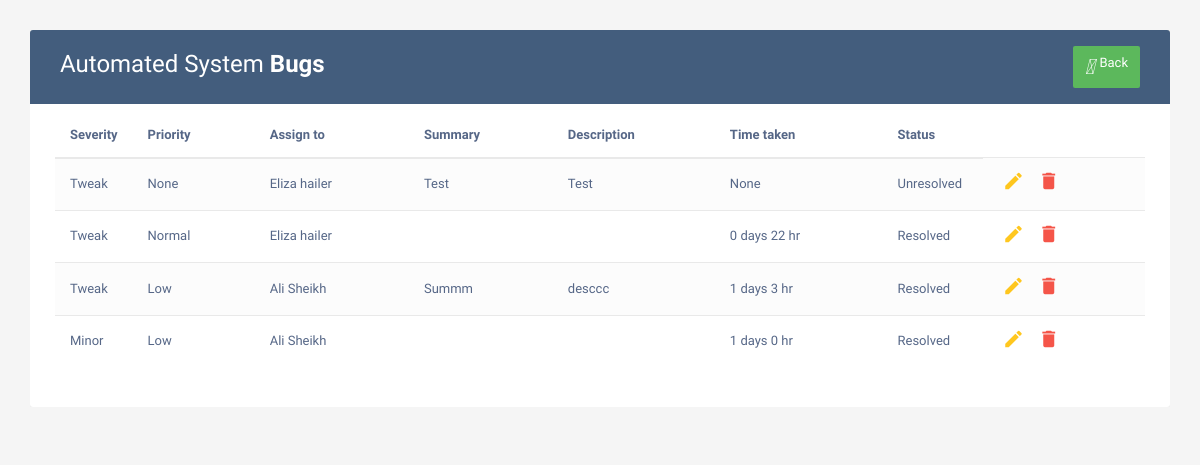
/viewproject/20 (signed in), run on an earlier commit of the app's database.
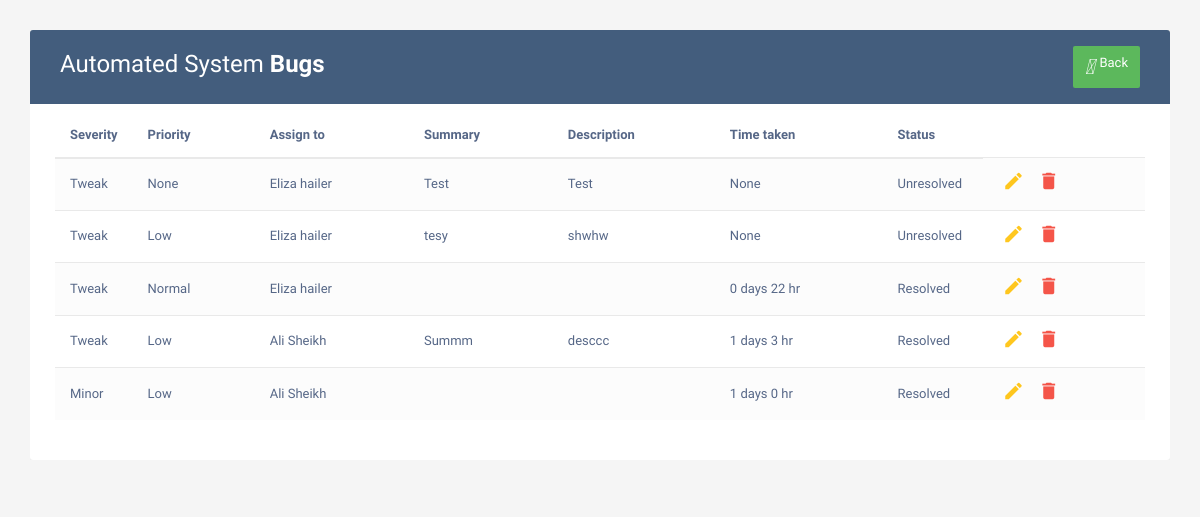
And on a later commit of the database.
### home/models.py (models this page shows, shortened)
class Bug(models.Model):
    project = models.CharField(max_length=122,null=True)
    Severity = models.CharField(max_length=122,null=True)
    Priority = models.CharField(max_length=122,null=True)
    Assign = models.CharField(max_length=122,null=True)
    Summary = models.TextField(null=True)
    Desc = models.TextField(null=True)
    date = models.DateField()
    Image = models.ImageField(upload_to=None, height_field=None, width_field=None, max_length=None)
    status = models.CharField(max_length=50,default='Unresolved')
    created = models.DateTimeField(auto_now_add = True)
    ended = models.DateField(null=True,blank=True)
    timetaken = models.CharField(max_length=50,null=True,blank=True)
    reportedby = models.CharField(max_length=50)
    resolvedby = models.CharField(max_length=100,blank=True,null=True)

### home/views.py (the view)
# urls.py: path('viewproject/<int:id>',views.viewproject,name='View Project'),
@login_required
def viewproject(request,id):
    project = Project.objects.get(id=id)
    unresolved = Bug.objects.filter(project=project.Pname,status='Unresolved')
    resolved = Bug.objects.filter(project=project.Pname,status='Resolved')
    context = {
        'project':project,
        'unresolved':unresolved,
        'resolved':resolved,
    }
    return render(request,'viewproject.html',context)

### templates/viewproject.html (shortened to what this page needs)
<!DOCTYPE html>
<html lang="en">
<head>
<link rel="stylesheet" href="https://maxcdn.bootstrapcdn.com/font-awesome/4.7.0/css/font-awesome.min.css">
<link rel="stylesheet" href="https://maxcdn.bootstrapcdn.com/bootstrap/3.3.7/css/bootstrap.min.css">
</head>
<body>
    <div class="container">
        <div class="table-responsive">
            <div class="table-wrapper">
                <div class="table-title">
                    <div class="row">
                        <div class="col-xs-6">
                            <h2>{{project.Pname}} <b>Bugs</b></h2>
                        </div>
                        <div class="col-xs-6">
							<a href="/project" class="btn btn-success" data-toggle="modal"><i>&#xE147;</i> <span>Back</span></a>
                        </div>
                    </div>
                </div>
                <table class="table table-striped table-hover">
                    <thead>
                        <tr>
                            <th>Severity</th>
                            <th>Priority</th>
                            <th>Assign to</th>
                            <th>Summary</th>
                            <th>Description</th>
                            <th>Time taken</th>
							<th>Status</th>
                        </tr>
                    </thead>
                    <tbody>
                        {% for item in unresolved %}
                        <tr>
                            <td> {{item.Severity}} </td>
                            <td> {{item.Priority}} </td>
                            <td> {{item.Assign}} </td>
                            <td> {{item.Summary}} </td>
                            <td> {{item.Desc}} </td>
                            <td> {{item.timetaken}} </td>
							<td> {{item.status}} </td>
                            <td>
                                <a href="/editbug/{{item.id}}" class="edit" data-toggle="modal"><i class="material-icons" data-toggle="tooltip" title="Edit">&#xE254;</i></a>
                                <a href="/deletebug/{{item.id}}" class="delete" data-toggle="modal"><i class="material-icons" data-toggle="tooltip" title="Delete">&#xE872;</i></a>
                            </td>
                        </tr>
                        {% endfor %}
                        {% for item in resolved %}
                        <tr>
                            <td> {{item.Severity}} </td>
                            <td> {{item.Priority}} </td>
                            <td> {{item.Assign}} </td>
                            <td> {{item.Summary}} </td>
                            <td> {{item.Desc}} </td>
                            <td> {{item.timetaken}} </td>
							<td> {{item.status}} </td>
                            <td>
                                <a href="/editbug/{{item.id}}" class="edit" data-toggle="modal"><i class="material-icons" data-toggle="tooltip" title="Edit">&#xE254;</i></a>
                                <a href="/deletebug/{{item.id}}" class="delete" data-toggle="modal"><i class="material-icons" data-toggle="tooltip" title="Delete">&#xE872;</i></a>
                            </td>
                        </tr>
                        {% endfor %}
                    </tbody>
                </table>
            </div>
        </div>
    </div>
</body>

What changed in the data, as far as the page shows it:
added Bug: Severity "Tweak", Priority "Low", Assign "Eliza hailer", Summary "tesy", Desc "shwhw", timetaken "None", status "Unresolved", shown under "Automated System Bugs"
